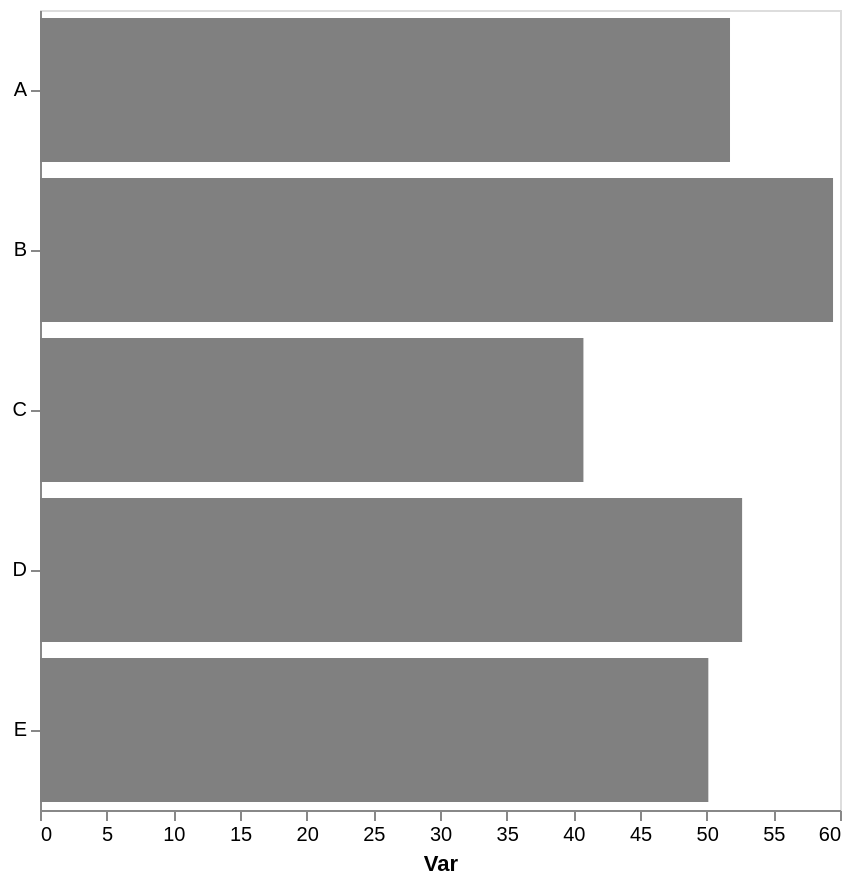

Write the Vega-Lite specification saved for this chart.
### Vega-Lite specification from a JSON file in a GitHub repository (floating-point values rounded to 4 significant figures)
{"config": {"view": {"continuousWidth": 300, "continuousHeight": 300}, "axis": {"grid": false}, "bar": {"color": "gray"}}, "data": {"name": "data-2fd797ad4c065ebaf72acfea179d19f0"}, "mark": {"type": "bar"}, "encoding": {"x": {"aggregate": "mean", "axis": {"title": "Var"}, "field": "var1", "type": "quantitative"}, "y": {"axis": {"title": null}, "field": "cat", "type": "nominal"}}, "height": 400, "width": 400, "$schema": "https://vega.github.io/schema/vega-lite/v5.17.0.json", "datasets": {"data-2fd797ad4c065ebaf72acfea179d19f0": [{"cat": "A", "var1": 43.77, "var2": 46.92}, {"cat": "E", "var1": 46.18, "var2": 54.63}, {"cat": "E", "var1": 55.95, "var2": 60.83}, {"cat": "E", "var1": 48.25, "var2": 41.83}, {"cat": "B", "var1": 60.26, "var2": 43.18}, {"cat": "A", "var1": 50.66, "var2": 50.16}, {"cat": "B", "var1": 58.69, "var2": 51.1}, {"cat": "D", "var1": 53.36, "var2": 44.63}, {"cat": "A", "var1": 60.67, "var2": 58.93}, {"cat": "D", "var1": 51.96, "var2": 37.86}, {"cat": "A", "var1": 51.89, "var2": 57.03}, {"cat": "C", "var1": 40.76, "var2": 42.74}]}}
